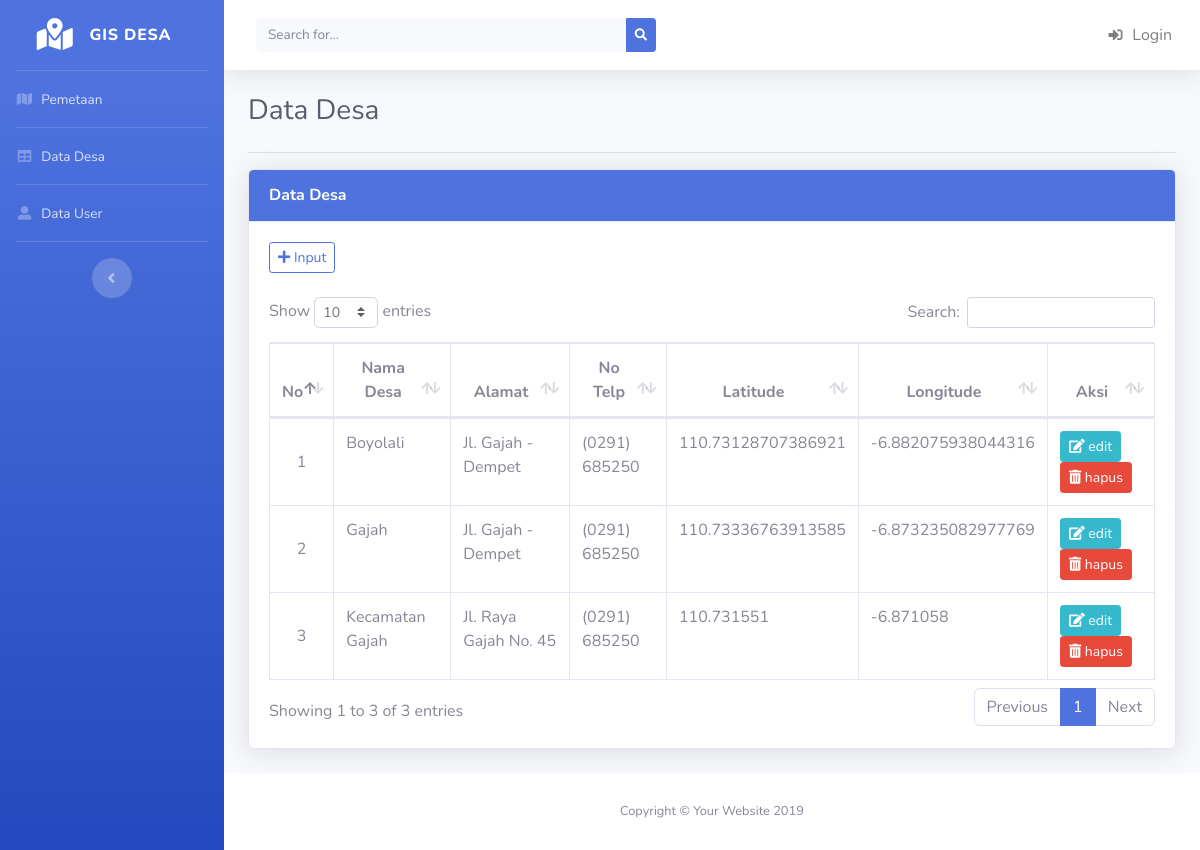
Screenshot of /index.php/desa with the database file from the repository.
### tables this page shows
CREATE TABLE `tb_desa` (
  `id_desa` int(11) NOT NULL,
  `nama_desa` varchar(20) NOT NULL,
  `alamat` varchar(100) NOT NULL,
  `telp` varchar(15) NOT NULL,
  `latitude` varchar(100) NOT NULL,
  `longitude` varchar(100) NOT NULL,
  `deskripsi` text NOT NULL
);

### application/views/layout/v_wrapper.php (called while the page is built)
<?php
require_once('v_head.php');
require_once('v_header.php');
require_once('v_nav.php');
require_once('v_content.php');
require_once('v_footer.php');

### application/controllers/Desa.php (called while the page is built, shortened)
<?php
class Desa extends CI_Controller
{
    public function __construct()
    {
        $this->load->model('m_desa');
    }
    public function index()
    {
        $data = array(
            'title'  => 'GIS Desa se Kecamatan Gajah',
            'title1' => 'Data Desa',
            'desa'   => $this->m_desa->tampil(),
            'isi'    => 'desa/v_desa'
        );
        $this->load->view('layout/v_wrapper', $data, FALSE);
    }
}

### index.php (called while the page is built, shortened)
<?php
require_once BASEPATH.'core/CodeIgniter.php';

### application/views/layout/v_content.php (called while the page is built)
<?php
if ($isi) {
    $this->load->view($isi);
}

### application/models/M_desa.php (called while the page is built, shortened)
<?php
class M_desa extends CI_Model
{
    public function tampil()
    {
        $this->db->select('*');
        $this->db->from('tb_desa');
        $this->db->order_by('id_desa', 'asc');
        return $this->db->get()->result();
    }
}

### application/views/desa/v_desa.php (the view, shortened to what this page needs)
<div class="card shadow mb-4">
    <div class="card-header bg-primary py-3">
        <h6 class="m-0 font-weight-bold text-white"><?= $title1; ?></h6>
    </div>
    <div class="card-body">
        <div class="table-responsive">
            <div>
                <a href="<?= base_url('desa/input') ?>" class="btn btn-outline-primary btn-sm"><i class="fas fa-plus"></i> Input</a>
            </div><br>
            <table class="table table-bordered" id="dataTable" width="100%" cellspacing="0">
                <thead>
                    <tr>
                        <th class="text-center">No</th>
                        <th class="text-center">Nama Desa</th>
                        <th class="text-center">Alamat</th>
                        <th class="text-center">No Telp</th>
                        <th class="text-center">Latitude</th>
                        <th class="text-center">Longitude</th>
                        <th class="text-center">Aksi</th>
                    </tr>
                </thead>
                <tbody>
                    <?php
                    $no = 1;
                    foreach ($desa as $key => $value) { ?>
                        <tr>
                            <td width="5%" class="align-middle text-center"><?= $no++; ?></td>
                            <td><?= $value->nama_desa ?></td>
                            <td><?= $value->alamat ?></td>
                            <td><?= $value->telp ?></td>
                            <td><?= $value->longitude ?></td>
                            <td><?= $value->latitude ?></td>
                            <td width="12%">
                                <a href="<?= base_url('desa/edit/' . $value->id_desa) ?>" class="btn btn-info btn-sm"><i class="fas fa-edit"></i> edit</a>
                                <a href="<?= base_url('desa/hapus/' . $value->id_desa) ?>" class="btn btn-danger btn-sm" onclick="return confirm('Yakin menghapus data ini..?')"><i class="fas fa-trash-alt"></i> hapus</a>
                            </td>
                        </tr>
                    <?php } ?>
                </tbody>
            </table>
        </div>
    </div>
</div>

### application/views/layout/v_head.php (shortened to what this page needs)
<!DOCTYPE html>
<html lang="en">
<head>
    <link href="<?= base_url() ?>asset/vendor/fontawesome-free/css/all.min.css" rel="stylesheet" type="text/css">
    <link href="<?= base_url() ?>asset/css/sb-admin-2.min.css" rel="stylesheet">
    <link href="<?= base_url() ?>asset/vendor/datatables/dataTables.bootstrap4.min.css" rel="stylesheet">
    <link rel="stylesheet" href="https://unpkg.com/leaflet@1.7.1/dist/leaflet.css" />
</head>
<body id="page-top">

### application/views/layout/v_header.php
<div id="wrapper">
    <ul class="navbar-nav bg-gradient-primary sidebar sidebar-dark accordion" id="accordionSidebar">
        <a class="sidebar-brand d-flex align-items-center justify-content-center" href="index.html">
            <div class="sidebar-brand-icon">
                <i class="fas fa-map-marked-alt"></i>
            </div>
            <div class="sidebar-brand-text mx-3">GIS Desa</div>
        </a>

### application/views/layout/v_nav.php (shortened to what this page needs)
<hr class="sidebar-divider my-0">
<li class="nav-item">
    <a class="nav-link" href="<?= base_url() ?>">
        <i class="fas fa-fw fa-map"></i>
        <span>Pemetaan</span></a>
</li>
<hr class="sidebar-divider my-0">
<li class="nav-item">
    <a class="nav-link" href="<?= base_url('desa') ?>">
        <i class="fas fa-fw fa-table"></i>
        <span>Data Desa</span></a>
</li>
<hr class="sidebar-divider my-0">
<li class="nav-item">
    <a class="nav-link" href="<?= base_url('user') ?>">
        <i class="fas fa-fw fa-user-alt"></i>
        <span>Data User</span></a>
</li>
<hr class="sidebar-divider d-none d-md-block">
<div class="text-center d-none d-md-inline">
    <button class="rounded-circle border-0" id="sidebarToggle"></button>
</div>
</ul>
<div id="content-wrapper" class="d-flex flex-column">
    <div id="content">
        <nav class="navbar navbar-expand navbar-light bg-white topbar mb-4 static-top shadow">
            <form class="d-none d-sm-inline-block form-inline mr-auto ml-md-3 my-2 my-md-0 mw-100 navbar-search">
                <div class="input-group">
                    <input type="text" class="form-control bg-light border-0" placeholder="Search for...">
                    <div class="input-group-append">
                        <button class="btn btn-primary btn-sm" type="button">
                            <i class="fas fa-search fa-sm"></i>
                        </button>
                    </div>
                </div>
            </form>
            <ul class="navbar-nav ml-auto">
                <li class="nav-item">
                    <a class="nav-link text-black-50" href="#" data-toggle="modal" data-target="#logoutModal">
                        <i class="fas fa-sign-in-alt fa-sm fa-fw mr-2 text-black-50"></i>
                        Login</a>
                </li>
            </ul>
        </nav>
        <div class="container-fluid">
            <h1 class="h3 mb-4 text-gray-800"><?= $title1; ?></h1>
            <hr>

### application/views/layout/v_footer.php (shortened to what this page needs)
</div>
</div>
<footer class="sticky-footer bg-white">
    <div class="container my-auto">
        <div class="copyright text-center my-auto">
            <span>Copyright &copy; Your Website 2019</span>
        </div>
    </div>
</footer>
</div>
</div>
</body>
</html>

### rows the page displays
tb_desa: nama_desa "Boyolali", alamat "Jl. Gajah - Dempet", telp "(0291) 685250", longitude "110.73128707386921", latitude "-6.882075938044316"
tb_desa: nama_desa "Gajah", alamat "Jl. Gajah - Dempet", telp "(0291) 685250", longitude "110.73336763913585", latitude "-6.873235082977769"
tb_desa: nama_desa "Kecamatan Gajah", alamat "Jl. Raya Gajah No. 45", telp "(0291) 685250", longitude "110.731551", latitude "-6.871058"

### other values shown
$title1 "Data Desa"
